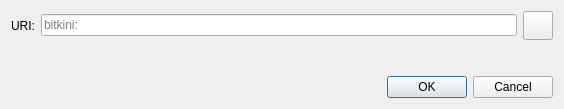
<?xml version="1.0" encoding="UTF-8"?>
<ui version="4.0">
 <class>OpenURIDialog</class>
 <widget class="QDialog" name="OpenURIDialog">
  <property name="geometry">
   <rect>
    <x>0</x>
    <y>0</y>
    <width>564</width>
    <height>109</height>
   </rect>
  </property>
  <property name="windowTitle">
   <string>Open bitcoin URI</string>
  </property>
  <layout class="QVBoxLayout" name="verticalLayout">
   <item>
    <layout class="QHBoxLayout" name="horizontalLayout">
     <item>
      <widget class="QLabel" name="label">
       <property name="text">
        <string>URI:</string>
       </property>
      </widget>
     </item>
     <item>
      <widget class="QValidatedLineEdit" name="uriEdit">
       <property name="placeholderText">
        <string notr="true">bitkini:</string>
       </property>
      </widget>
     </item>
     <item>
      <widget class="QToolButton" name="pasteButton">
       <property name="toolTip">
        <string extracomment="Tooltip text for button that allows you to paste an address that is in your clipboard.">Paste address from clipboard</string>
       </property>
       <property name="text">
        <string/>
       </property>
       <property name="icon">
        <iconset resource="../bitcoin.qrc">
         <normaloff>:/icons/editpaste</normaloff>:/icons/editpaste
        </iconset>
       </property>
       <property name="iconSize">
        <size>
         <width>22</width>
         <height>22</height>
        </size>
       </property>
      </widget>
     </item>
    </layout>
   </item>
   <item>
    <spacer name="verticalSpacer">
     <property name="orientation">
      <enum>Qt::Vertical</enum>
     </property>
     <property name="sizeHint" stdset="0">
      <size>
       <width>20</width>
       <height>40</height>
      </size>
     </property>
    </spacer>
   </item>
   <item>
    <widget class="QDialogButtonBox" name="buttonBox">
     <property name="orientation">
      <enum>Qt::Horizontal</enum>
     </property>
     <property name="standardButtons">
      <set>QDialogButtonBox::Cancel|QDialogButtonBox::Ok</set>
     </property>
    </widget>
   </item>
  </layout>
 </widget>
 <customwidgets>
  <customwidget>
   <class>QValidatedLineEdit</class>
   <extends>QLineEdit</extends>
   <header>qt/qvalidatedlineedit.h</header>
  </customwidget>
 </customwidgets>
 <resources/>
 <connections>
  <connection>
   <sender>buttonBox</sender>
   <signal>accepted()</signal>
   <receiver>OpenURIDialog</receiver>
   <slot>accept()</slot>
   <hints>
    <hint type="sourcelabel">
     <x>248</x>
     <y>254</y>
    </hint>
    <hint type="destinationlabel">
     <x>157</x>
     <y>274</y>
    </hint>
   </hints>
  </connection>
  <connection>
   <sender>buttonBox</sender>
   <signal>rejected()</signal>
   <receiver>OpenURIDialog</receiver>
   <slot>reject()</slot>
   <hints>
    <hint type="sourcelabel">
     <x>316</x>
     <y>260</y>
    </hint>
    <hint type="destinationlabel">
     <x>286</x>
     <y>274</y>
    </hint>
   </hints>
  </connection>
 </connections>
</ui>
